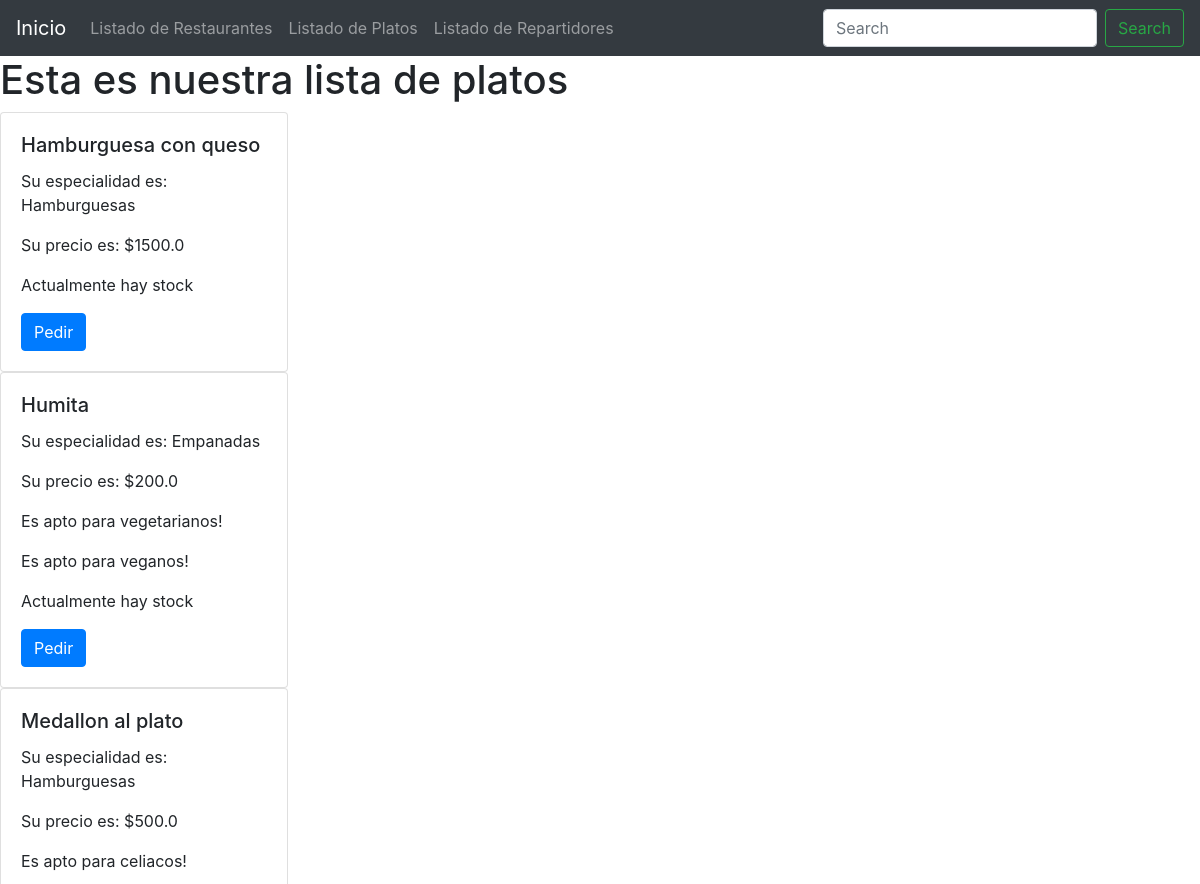
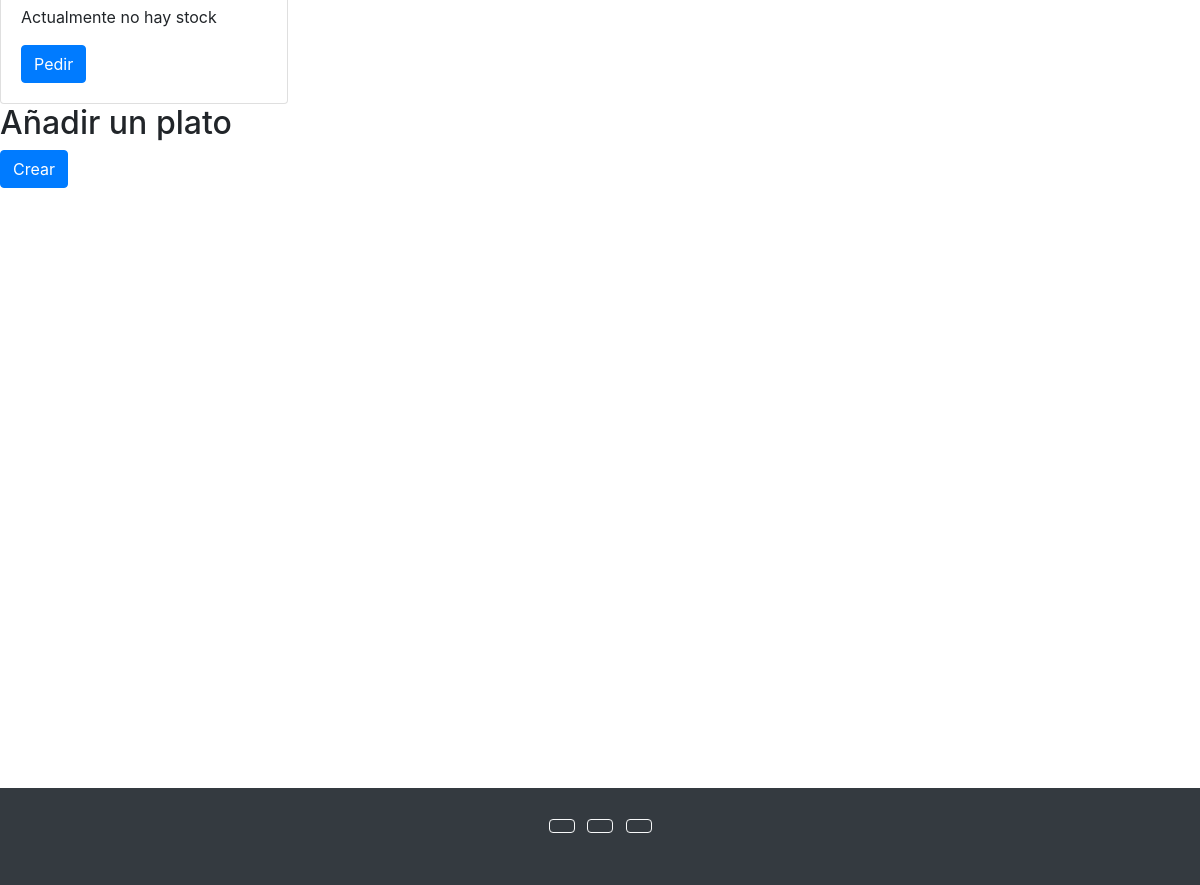
The app's page /platos/lista_platos/ with its own data (2 pictures, top to bottom).
### platos/models.py (models this page shows, shortened)
class Platos(models.Model):
    nombre=models.CharField(max_length=50)
    especialidad=models.CharField(max_length=20)
    apto_vegano=models.BooleanField()
    apto_vegetariano=models.BooleanField()
    apto_celiaco=models.BooleanField()
    stock=models.BooleanField()
    precio=models.FloatField()

### platos/views.py (the view)
# urls.py: path('lista_platos/', lista_platos),
def lista_platos(request):
    if 'search' in request.GET:
        search = request.GET['search']
        plato = Platos.objects.filter(name__icontains=search)
    else:
        plato = Platos.objects.all()
    context = {
        'platos':plato,
    }
    return render(request, 'platos/lista_platos.html', context=context)

### templates/platos/lista_platos.html (shortened to what this page needs)
{% extends 'base.html' %}
{% block content %}
    <h1>Esta es nuestra lista de platos</h1>
    {% for plato in platos %}
        <div class="card" style="width: 18rem;">
            <div class="card-body">
            <h5 class="card-title">{{plato.nombre}}</h5>
            <p class="card-text">Su especialidad es: {{plato.especialidad}}</p>
            <p class="card-text">Su precio es: ${{plato.precio}}</p>
            {% if plato.apto_vegetariano == True %}
                <p>Es apto para vegetarianos!</p>
            {% else %}
                <p> </p>
            {% endif %}
            {% if plato.apto_vegano == True %}
                <p>Es apto para veganos!</p>
            {% else %}
                <p> </p>
            {% endif %}
            {% if plato.apto_celiaco == True %}
                <p>Es apto para celiacos!</p>
            {% else %}
                <p> </p>
            {% endif %}
            {% if plato.stock == True %}
                <p>Actualmente hay stock</p>
            {% else %}
                <p>Actualmente no hay stock</p>
            {% endif %}
            <a href="#" class="btn btn-primary">Pedir</a>
            </div>
        </div>
    {% endfor %}
    <h2>Añadir un plato </h2> <a href="/platos/crear_plato/" class="btn btn-primary">Crear</a>
{% endblock %}

### records on screen
Platos: nombre "Hamburguesa con queso", especialidad "Hamburguesas", precio "1500.0", stock "Actualmente hay stock"
Platos: nombre "Humita", especialidad "Empanadas", precio "200.0", apto_vegetariano "Es apto para vegetarianos!", apto_vegano "Es apto para veganos!", stock "Actualmente hay stock"
Platos: nombre "Medallon al plato", especialidad "Hamburguesas", precio "500.0", apto_celiaco "Es apto para celiacos!", stock "Actualmente no hay stock"
